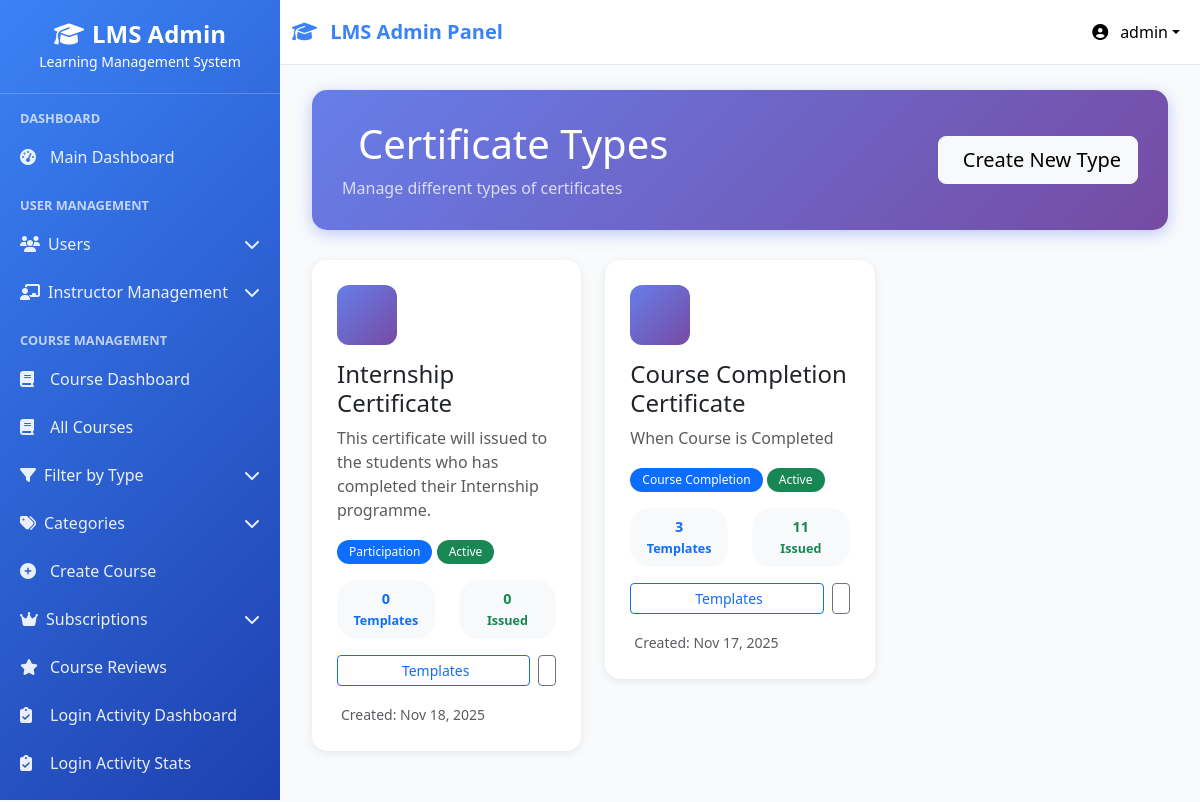
/certificates/admin/types/ (signed in), run on the app's committed database.
### userss/models.py (models this page shows, shortened)
class CustomUser(AbstractUser):
    ROLE_CHOICES = (
    ("superadmin", "Super Admin"),
    ("instructor", "Instructor"),
    ("student", "Student"),
    ("webinar_user", "Webinar User"),  # Add this line
)
    role = models.CharField(max_length=20, choices=ROLE_CHOICES, default="student")
    phone_number = models.CharField(max_length=15, blank=True, null=True)
    profile_picture = models.ImageField(
        upload_to="profile_pics/", blank=True, null=True
    )
    bio = models.TextField(max_length=500, blank=True)
    date_of_birth = models.DateField(blank=True, null=True)
    address = models.TextField(max_length=200, blank=True)
    created_by = models.ForeignKey(
        "self",
        on_delete=models.SET_NULL,
        null=True,
        blank=True,
        related_name="created_users",
    )
    updated_at = models.DateTimeField(auto_now=True)
    class Meta:
        ordering = ["-date_joined"]
        verbose_name = "User"
        verbose_name_plural = "Users"

### certificates/models.py (models this page shows, shortened)
class CertificateType(models.Model):
    TYPE_CHOICES = [
        ('completion', 'Course Completion'),
        ('achievement', 'Achievement'),
        ('participation', 'Participation'),
        ('excellence', 'Excellence'),
        ('custom', 'Custom'),
    ]
    name = models.CharField(max_length=200)
    type_code = models.CharField(max_length=50, choices=TYPE_CHOICES, default='completion')
    description = models.TextField(blank=True)
    is_active = models.BooleanField(default=True)
    created_at = models.DateTimeField(auto_now_add=True)
    created_by = models.ForeignKey(User, on_delete=models.SET_NULL, null=True)
    class Meta:
        ordering = ['name']

### certificates/views.py (the view)
# urls.py: path('admin/types/', views.admin_certificate_types, name='admin_types'),
@login_required
def admin_certificate_types(request):
    if request.user.role != 'superadmin':
        return redirect('user_login')
    types = CertificateType.objects.annotate(
        template_count=Count('templates', distinct=True),
        issued_count=Count('templates__issuedcertificate', distinct=True)
    ).order_by('-created_at')
    context = {
        'types': types,
    }
    return render(request, 'admin/types.html', context)

### lms/context_processors.py (called while the page is built, shortened)
def sidebar_context(request):
    context = {}
    if request.user.is_authenticated:
        from courses.models import Course
        is_admin = request.user.is_superuser or getattr(request.user, 'role', None) == 'superadmin'
        if is_admin:
            sidebar_courses = Course.objects.filter(is_active=True).order_by('course_code')[:15]
        elif getattr(request.user, 'role', None) == 'instructor':
            sidebar_courses = Course.objects.filter(
                instructor=request.user,
                is_active=True
            ).order_by('course_code')[:15]
        else:
            sidebar_courses = []
        context['sidebar_courses'] = sidebar_courses
        context['is_admin_user'] = is_admin  # Template में use करने के लिए
    return context

def instructor_permissions(request):
    context = {
        'instructor_permissions': [],
        'has_content_permission': False,
        'has_email_permission': False,
        'has_course_permission': False,
        'has_batch_permission': False,
        'has_student_permission': False,
        'has_analytics_permission': False,
    }
    return context

### userss/context_processors.py (called while the page is built, shortened)
def instructor_navigation(request):
    return {}

def student_context(request):
    return {'enrolled_courses_count': 0}

def instructor_permissions(request):
    if not request.user.is_authenticated:
        return {}
    if request.user.role != 'instructor':
        return {}

### certificates/templates/admin/types.html (shortened to what this page needs)
{% extends 'base.html' %}
{% load static %}
{% block content %}
<div class="container-fluid">
    <div class="page-header">
        <div class="d-flex justify-content-between align-items-center">
            <div>
                <h1 class="mb-2">
                    Certificate Types
                </h1>
                <p class="mb-0 opacity-75">Manage different types of certificates</p>
            </div>
            <div>
                <a href="{% url 'certificates:admin_create_type' %}" class="btn btn-light btn-lg">
                    Create New Type
                </a>
            </div>
        </div>
    </div>
    {% if types %}
    <div class="row">
        {% for type in types %}
        <div class="col-lg-4 col-md-6 mb-4">
            <div class="type-card">
                <div class="type-icon">
                </div>
                <h4 class="mb-2">{{ type.name }}</h4>
                <p class="text-muted mb-3">{{ type.description|truncatewords:20|default:"No description" }}</p>
                <div class="mb-3">
                    <span class="badge bg-primary">{{ type.get_type_code_display }}</span>
                    {% if type.is_active %}
                        <span class="badge bg-success">Active</span>
                    {% else %}
                        <span class="badge bg-secondary">Inactive</span>
                    {% endif %}
                </div>
                <div class="row text-center mb-3">
                    <div class="col-6">
                        <div class="stat-badge bg-light text-primary">
                            <strong>{{ type.template_count }}</strong>
                            <div><small>Templates</small></div>
                        </div>
                    </div>
                    <div class="col-6">
                        <div class="stat-badge bg-light text-success">
                            <strong>{{ type.issued_count }}</strong>
                            <div><small>Issued</small></div>
                        </div>
                    </div>
                </div>
                <div class="d-flex gap-2">
                    <a href="{% url 'certificates:admin_templates' %}?type={{ type.id }}" class="btn btn-outline-primary btn-sm flex-fill">
                        Templates
                    </a>
                    <button class="btn btn-outline-secondary btn-sm">
                    </button>
                </div>
                <div class="mt-3">
                    <small class="text-muted">
                        Created: {{ type.created_at|date:"M d, Y" }}
                    </small>
                </div>
            </div>
        </div>
        {% endfor %}
    </div>
    {% endif %}
</div>
{% endblock %}

### userss/templates/base.html (shortened to what this page needs)
<!DOCTYPE html>
<html lang="en">
<head>
    <link href="https://cdnjs.cloudflare.com/ajax/libs/bootstrap/5.3.0/css/bootstrap.min.css" rel="stylesheet">
    <link href="https://cdnjs.cloudflare.com/ajax/libs/font-awesome/6.4.0/css/all.min.css" rel="stylesheet">
</head>
<body>
    <nav class="navbar navbar-expand-lg navbar-light">
        <div class="container-fluid">
            <a class="navbar-brand" href="{% url 'admin_dashboard' %}">
                <i class="fas fa-graduation-cap me-2"></i>
                LMS Admin Panel
            </a>
            <div class="navbar-nav ms-auto">
                <div class="nav-item dropdown">
                    <a class="nav-link dropdown-toggle" href="#" role="button" data-bs-toggle="dropdown"
                        style="color: black !important;">
                        <i class="fas fa-user-circle me-2"></i>
                        {{ user.username|default:"Admin" }}
                    </a>
                </div>
            </div>
        </div>
    </nav>
    <div class="sidebar" id="sidebar">
        <div class="sidebar-header">
            <h4><i class="fas fa-graduation-cap me-2"></i>LMS Admin</h4>
            <small>Learning Management System</small>
        </div>
        <div class="sidebar-content">
            <div class="nav-section">Dashboard</div>
            <a class="nav-link {% if request.resolver_match.url_name == 'admin_dashboard' %}active{% endif %}"
                href="{% url 'admin_dashboard' %}">
                <i class="fas fa-tachometer-alt"></i>
                Main Dashboard
            </a>
            <div class="nav-section">User Management</div>
            <div class="submenu" data-submenu="users">
                <div class="submenu-toggle">
                    <span><i class="fas fa-users me-2"></i>Users</span>
                    <i class="fas fa-chevron-down"></i>
                </div>
            </div>
            <div class="submenu" data-submenu="instructor-management">
                <div class="submenu-toggle">
                    <span><i class="fas fa-chalkboard-teacher me-2"></i>Instructor Management</span>
                    <i class="fas fa-chevron-down"></i>
                </div>
            </div>
            <div class="nav-section">Course Management</div>
            <a class="nav-link {% if 'course_dashboard' in request.resolver_match.url_name %}active{% endif %}"
                href="{% url 'courses:course_dashboard' %}">
                <i class="fas fa-book"></i>
                Course Dashboard
            </a>
            <a class="nav-link {% if 'manage_courses' in request.resolver_match.url_name %}active{% endif %}"
                href="{% url 'courses:manage_courses' %}">
                <i class="fas fa-book"></i>
                All Courses
            </a>
            <div class="submenu" data-submenu="course-types">
                <div class="submenu-toggle">
                    <span><i class="fas fa-filter me-2"></i>Filter by Type</span>
                    <i class="fas fa-chevron-down"></i>
                </div>
            </div>
            <div class="submenu" data-submenu="categories">
                <div class="submenu-toggle">
                    <span><i class="fas fa-tags me-2"></i>Categories</span>
                    <i class="fas fa-chevron-down"></i>
                </div>
            </div>
            <a class="nav-link {% if 'create_course' in request.resolver_match.url_name %}active{% endif %}"
                href="{% url 'courses:create_course' %}">
                <i class="fas fa-plus-circle"></i>
                Create Course
            </a>
            {% if request.user.role == 'superadmin' %}
            <div class="submenu" data-submenu="subscriptions">
                <div class="submenu-toggle">
                    <span><i class="fas fa-crown me-2"></i>Subscriptions</span>
                    <i class="fas fa-chevron-down"></i>
                </div>
            </div>
            {% endif %}
            {% if request.user.role in 'superadmin,instructor' %}
            <a class="nav-link {% if 'course_reviews' in request.resolver_match.url_name %}active{% endif %}"
                href="{% url 'courses:course_reviews' %}">
                <i class="fas fa-star"></i>
                Course Reviews
            </a>
            {% endif %}
            {% if request.user.role == 'superadmin' %}
            <a class="nav-link {% if 'attendance_dashboard' in request.resolver_match.url_name %}active{% endif %}"
                href="{% url 'courses:attendance_dashboard' %}">
                <i class="fas fa-clipboard-check"></i>
                Login Activity Dashboard
            </a>
            <a class="nav-link {% if 'attendance_status' in request.resolver_match.url_name %}active{% endif %}"
                href="{% url 'courses:attendance_status' %}">
                <i class="fas fa-clipboard-check"></i>
                Login Activity Stats
            </a>
            {% endif %}
            <div class="submenu" data-submenu="batches">
                <div class="submenu-toggle">
                </div>
            </div>
        </div>
    </div>
    <div class="main-content">
        {% block content %}
        {% endblock %}
    </div>
</body>
</html>

### userss/templates/base.html (style rules this page uses)
:root { --primary-color: #3b82f6; --secondary-color: #1e40af; --sidebar-width: 280px; }
* { margin: 0; padding: 0; box-sizing: border-box; }
body { background-color: #f8fafc; font-family: 'Segoe UI', Tahoma, Geneva, Verdana, sans-serif; }
.sidebar { background: linear-gradient(135deg, var(--primary-color), var(--secondary-color)) !important; width: var(--sidebar-width); height: 100vh; position: fixed; top: 0; left: 0; z-index: 1000; overflow-y: auto; overflow-x: hidden; }
.sidebar-header { padding: 20px; color: white; text-align: center; border-bottom: 1px solid rgba(255, 255, 255, 0.2); }
.sidebar-header h4 { margin: 0; font-weight: 600; }
.nav-section { padding: 15px 20px 5px; color: rgba(255, 255, 255, 0.7); font-size: 0.8rem; text-transform: uppercase; font-weight: 600; }
.nav-link { color: rgba(255, 255, 255, 0.9) !important; padding: 12px 20px; display: flex; align-items: center; text-decoration: none; transition: all 0.3s ease; }
.nav-link i { width: 20px; margin-right: 10px; }
.submenu { overflow: hidden; }
.submenu-toggle { color: rgba(255, 255, 255, 0.9); padding: 12px 20px; cursor: pointer; display: flex; justify-content: space-between; align-items: center; transition: all 0.3s ease; user-select: none; }
.submenu-toggle i.fa-chevron-down { transition: transform 0.3s ease; }
.navbar { position: fixed; top: 0; left: var(--sidebar-width); right: 0; z-index: 999; background: white !important; border-bottom: 1px solid #e5e7eb; }
.navbar-brand { font-weight: 700; color: var(--primary-color) !important; }
.main-content { margin-left: var(--sidebar-width); margin-top: 70px; padding: 20px; min-height: calc(100vh - 70px); overflow-y: auto; }
.badge { padding: 6px 12px; border-radius: 20px; font-weight: 500; }

### certificates/templates/admin/types.html (style rules this page uses)
.page-header { background: linear-gradient(135deg, #667eea 0%, #764ba2 100%); color: white; padding: 30px; border-radius: 15px; margin-bottom: 30px; box-shadow: 0 4px 15px rgba(102, 126, 234, 0.4); }
.type-card { background: white; border-radius: 15px; padding: 25px; box-shadow: 0 2px 10px rgba(0,0,0,0.08); transition: transform 0.3s ease; margin-bottom: 20px; }
.type-icon { width: 60px; height: 60px; border-radius: 12px; background: linear-gradient(135deg, #667eea 0%, #764ba2 100%); color: white; display: flex; align-items: center; justify-content: center; font-size: 1.8rem; margin-bottom: 15px; }
.stat-badge { padding: 8px 16px; border-radius: 20px; font-size: 0.9rem; font-weight: 600; }

### data on the page
CustomUser: username "admin"
CertificateType: name "Internship Certificate", description "This certificate will issued to the students who has completed their Internship programme.", type_code "Participation", is_active "Active", template_count "0", issued_count "0", created_at "Nov 18, 2025"
CertificateType: name "Course Completion Certificate", description "When Course is Completed", type_code "Course Completion", is_active "Active", template_count "3", issued_count "11", created_at "Nov 17, 2025"
